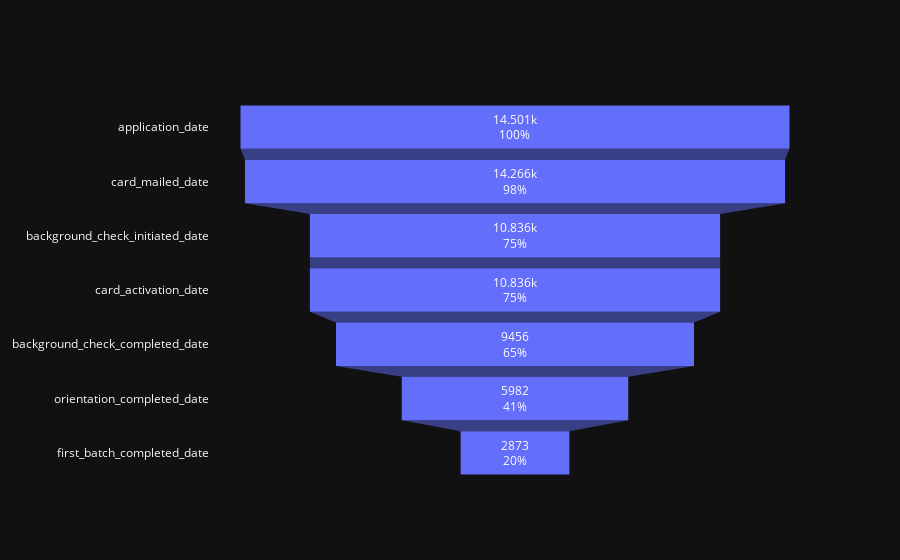

The notebook cell saved with this chart:
### Code cell
from plotly import graph_objects as go

fig = go.Figure(go.Funnel(
    y=df_control_converstion.index.get_level_values(1),
    x=df_control_converstion.applicant_id,
    name='control',
    textinfo="value+percent initial"))

fig.show()

### Figure 1 — Plotly figure (JSON) as saved in the notebook; plotly's stock layout.template omitted (floating-point values rounded to 4 significant figures)
{"data": [{"name": "control", "textinfo": "value+percent initial", "x": [14501, 14266, 10836, 10836, 9456, 5982, 2873], "y": ["application_date", "card_mailed_date", "background_check_initiated_date", "card_activation_date", "background_check_completed_date", "orientation_completed_date", "first_batch_completed_date"], "type": "funnel"}], "layout": {}}
